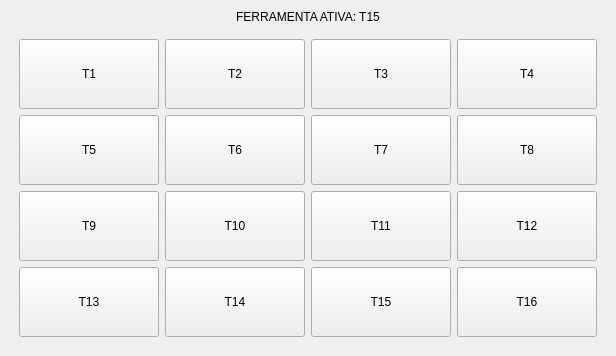
           <widget class="QWidget" name="tab_footer_ferramentas">
            <attribute name="title">
             <string>FERRAMENTAS</string>
            </attribute>
            <layout class="QVBoxLayout" name="lay_footer_ferramentas">
             <property name="leftMargin">
              <number>10</number>
             </property>
             <property name="topMargin">
              <number>10</number>
             </property>
             <property name="rightMargin">
              <number>10</number>
             </property>
             <property name="bottomMargin">
              <number>10</number>
             </property>
             <item>
              <widget class="QLabel" name="lbl_active_tool_title">
               <property name="text">
                <string>FERRAMENTA ATIVA: T15</string>
               </property>
               <property name="alignment">
                <set>Qt::AlignHCenter</set>
               </property>
              </widget>
             </item>
             <item>
              <widget class="QWidget" name="w_tools_matrix" native="true">
               <layout class="QGridLayout" name="lay_tools_matrix">
                <property name="spacing">
                 <number>6</number>
                </property>
                <item row="0" column="0">
                 <widget class="QPushButton" name="btn_t1">
                  <property name="minimumSize">
                   <size>
                    <width>140</width>
                    <height>70</height>
                   </size>
                  </property>
                  <property name="maximumSize">
                   <size>
                    <width>140</width>
                    <height>70</height>
                   </size>
                  </property>
                  <property name="text">
                   <string>T1</string>
                  </property>
                 </widget>
                </item>
                <item row="0" column="1">
                 <widget class="QPushButton" name="btn_t2">
                  <property name="minimumSize">
                   <size>
                    <width>140</width>
                    <height>70</height>
                   </size>
                  </property>
                  <property name="maximumSize">
                   <size>
                    <width>140</width>
                    <height>16777215</height>
                   </size>
                  </property>
                  <property name="text">
                   <string>T2</string>
                  </property>
                 </widget>
                </item>
                <item row="0" column="2">
                 <widget class="QPushButton" name="btn_t3">
                  <property name="minimumSize">
                   <size>
                    <width>140</width>
                    <height>70</height>
                   </size>
                  </property>
                  <property name="maximumSize">
                   <size>
                    <width>140</width>
                    <height>16777215</height>
                   </size>
                  </property>
                  <property name="text">
                   <string>T3</string>
                  </property>
                 </widget>
                </item>
                <item row="0" column="3">
                 <widget class="QPushButton" name="btn_t4">
                  <property name="minimumSize">
                   <size>
                    <width>140</width>
                    <height>70</height>
                   </size>
                  </property>
                  <property name="maximumSize">
                   <size>
                    <width>140</width>
                    <height>16777215</height>
                   </size>
                  </property>
                  <property name="text">
                   <string>T4</string>
                  </property>
                 </widget>
                </item>
                <item row="1" column="0">
                 <widget class="QPushButton" name="btn_t5">
                  <property name="minimumSize">
                   <size>
                    <width>140</width>
                    <height>70</height>
                   </size>
                  </property>
                  <property name="maximumSize">
                   <size>
                    <width>140</width>
                    <height>16777215</height>
                   </size>
                  </property>
                  <property name="text">
                   <string>T5</string>
                  </property>
                 </widget>
                </item>
                <item row="1" column="1">
                 <widget class="QPushButton" name="btn_t6">
                  <property name="minimumSize">
                   <size>
                    <width>140</width>
                    <height>70</height>
                   </size>
                  </property>
                  <property name="maximumSize">
                   <size>
                    <width>140</width>
                    <height>16777215</height>
                   </size>
                  </property>
                  <property name="text">
                   <string>T6</string>
                  </property>
                 </widget>
                </item>
                <item row="1" column="2">
                 <widget class="QPushButton" name="btn_t7">
                  <property name="minimumSize">
                   <size>
                    <width>140</width>
                    <height>70</height>
                   </size>
                  </property>
                  <property name="maximumSize">
                   <size>
                    <width>140</width>
                    <height>16777215</height>
                   </size>
                  </property>
                  <property name="text">
                   <string>T7</string>
                  </property>
                 </widget>
                </item>
                <item row="1" column="3">
                 <widget class="QPushButton" name="btn_t8">
                  <property name="minimumSize">
                   <size>
                    <width>140</width>
                    <height>70</height>
                   </size>
                  </property>
                  <property name="maximumSize">
                   <size>
                    <width>140</width>
                    <height>16777215</height>
                   </size>
                  </property>
                  <property name="text">
                   <string>T8</string>
                  </property>
                 </widget>
                </item>
                <item row="2" column="0">
                 <widget class="QPushButton" name="btn_t9">
                  <property name="minimumSize">
                   <size>
                    <width>140</width>
                    <height>70</height>
                   </size>
                  </property>
                  <property name="maximumSize">
                   <size>
                    <width>140</width>
                    <height>16777215</height>
                   </size>
                  </property>
                  <property name="text">
                   <string>T9</string>
                  </property>
                 </widget>
                </item>
                <item row="2" column="1">
                 <widget class="QPushButton" name="btn_t10">
                  <property name="minimumSize">
                   <size>
                    <width>140</width>
                    <height>70</height>
                   </size>
                  </property>
                  <property name="maximumSize">
                   <size>
                    <width>140</width>
                    <height>16777215</height>
                   </size>
                  </property>
                  <property name="text">
                   <string>T10</string>
                  </property>
                 </widget>
                </item>
                <item row="2" column="2">
                 <widget class="QPushButton" name="btn_t11">
                  <property name="minimumSize">
                   <size>
                    <width>140</width>
                    <height>70</height>
                   </size>
                  </property>
                  <property name="maximumSize">
                   <size>
                    <width>140</width>
                    <height>16777215</height>
                   </size>
                  </property>
                  <property name="text">
                   <string>T11</string>
                  </property>
                 </widget>
                </item>
                <item row="2" column="3">
                 <widget class="QPushButton" name="btn_t12">
                  <property name="minimumSize">
                   <size>
                    <width>140</width>
                    <height>70</height>
                   </size>
                  </property>
                  <property name="maximumSize">
                   <size>
                    <width>140</width>
                    <height>16777215</height>
                   </size>
                  </property>
                  <property name="text">
                   <string>T12</string>
                  </property>
                 </widget>
                </item>
                <item row="3" column="0">
                 <widget class="QPushButton" name="btn_t13">
                  <property name="minimumSize">
                   <size>
                    <width>140</width>
                    <height>70</height>
                   </size>
                  </property>
                  <property name="maximumSize">
                   <size>
                    <width>140</width>
                    <height>16777215</height>
                   </size>
                  </property>
                  <property name="text">
                   <string>T13</string>
                  </property>
                 </widget>
                </item>
                <item row="3" column="1">
                 <widget class="QPushButton" name="btn_t14">
                  <property name="minimumSize">
                   <size>
                    <width>140</width>
                    <height>70</height>
                   </size>
                  </property>
                  <property name="maximumSize">
                   <size>
                    <width>140</width>
                    <height>16777215</height>
                   </size>
                  </property>
                  <property name="text">
                   <string>T14</string>
                  </property>
                 </widget>
                </item>
                <item row="3" column="2">
                 <widget class="QPushButton" name="btn_t15">
                  <property name="minimumSize">
                   <size>
                    <width>140</width>
                    <height>70</height>
                   </size>
                  </property>
                  <property name="maximumSize">
                   <size>
                    <width>140</width>
                    <height>16777215</height>
                   </size>
                  </property>
                  <property name="text">
                   <string>T15</string>
                  </property>
                 </widget>
                </item>
                <item row="3" column="3">
                 <widget class="QPushButton" name="btn_t16">
                  <property name="minimumSize">
                   <size>
                    <width>140</width>
                    <height>70</height>
                   </size>
                  </property>
                  <property name="maximumSize">
                   <size>
                    <width>140</width>
                    <height>16777215</height>
                   </size>
                  </property>
                  <property name="text">
                   <string>T16</string>
                  </property>
                 </widget>
                </item>
               </layout>
              </widget>
             </item>
            </layout>
           </widget>
